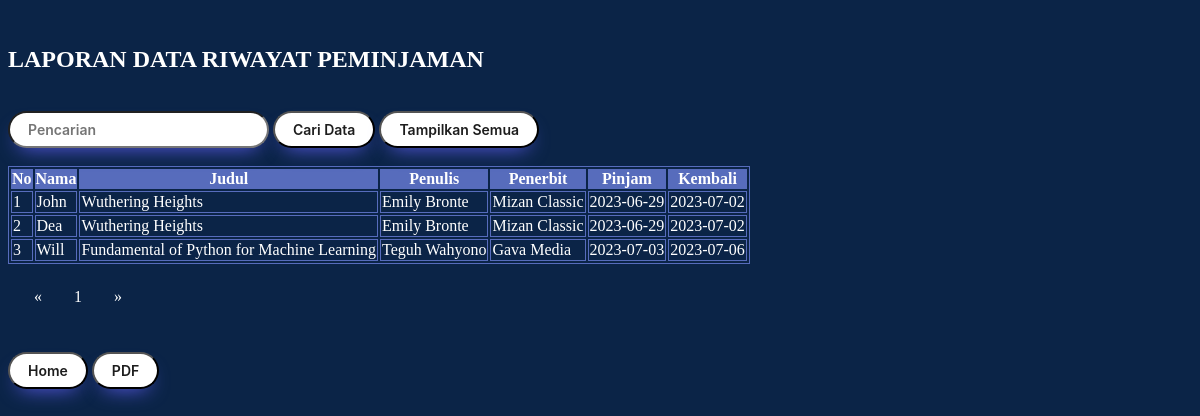
/riwayat-peminjaman.php, run on an earlier commit of the app's database.
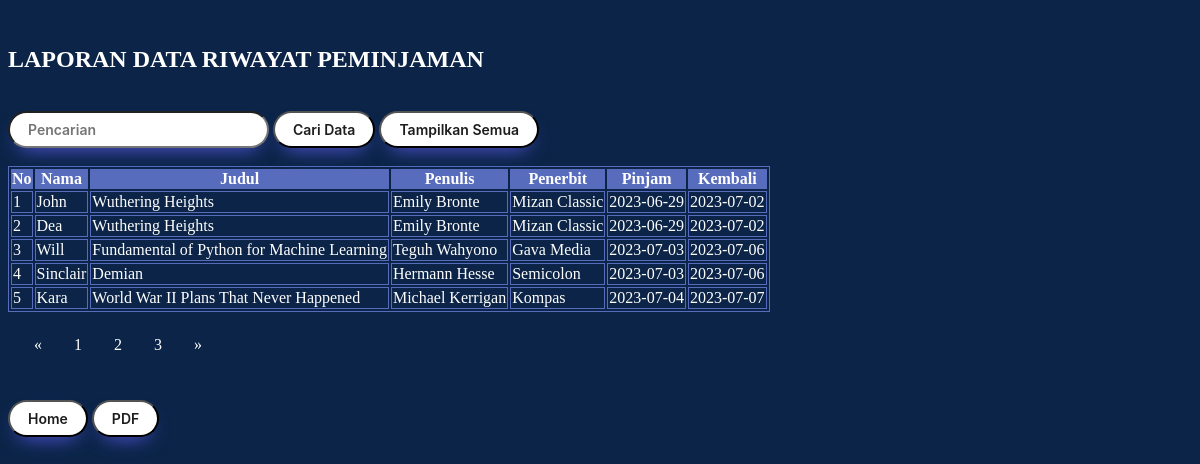
And on a later commit of the database.
### tables this page shows
CREATE TABLE `peminjaman` (
  `No` int(15) NOT NULL AUTO_INCREMENT,
  `Nama` text NOT NULL,
  `Judul` text NOT NULL,
  `Penulis` text NOT NULL,
  `Penerbit` text NOT NULL,
  `Pinjam` date NOT NULL,
  `Kembali` date NOT NULL,
  PRIMARY KEY (`No`)
);

### riwayat-peminjaman.php (the view, shortened to what this page needs)
<!DOCTYPE html>
<html>
	<head>
	</head>
<body>
<br>
<?php
require_once 'koneksi.php';
?>
<h2><font color="white">LAPORAN DATA RIWAYAT PEMINJAMAN</font></h2>
<br>
	<form method="post">
		<input type="text" name="nt" placeholder="Pencarian">
		<input type="submit" name="submit" value="Cari Data">
		<input type="button" onclick="location.href='riwayat-peminjaman.php';" value="Tampilkan Semua"
	<form>
<br/>
<br/>
	<div class = "container">
	<table class="table table-bordered">
		<thead class="thead-dark">
			<tr>
				<th>No</th>
				<th>Nama</th>
				<th>Judul</th>
				<th>Penulis</th>
				<th>Penerbit</th>
				<th>Pinjam</th>
				<th>Kembali</th>
			</tr>
		</thead>
		<tbody>
				<?php
				$batas = 5;
				$halaman = isset($_GET['halaman'])?(int)$_GET['halaman'] : 1;
				$halaman_awal = ($halaman>1) ? ($halaman * $batas) - $batas : 0;
				$previous = $halaman - 1;
				$next = $halaman + 1;
				$data = mysqli_query($db,"select * from peminjaman");
				$jumlah_data = mysqli_num_rows($data);
				$total_halaman = ceil($jumlah_data / $batas);
				$data_barang = mysqli_query($db,"select * from peminjaman limit $halaman_awal, $batas");
				while($d = mysqli_fetch_array($data_barang)){
					?>
					<tr>
						<td><?php echo $d['No']; ?></td>
						<td><?php echo $d['Nama']; ?></td>
						<td><?php echo $d['Judul']; ?></td>
						<td><?php echo $d['Penulis']; ?></td>
						<td><?php echo $d['Penerbit']; ?></td>
						<td><?php echo $d['Pinjam']; ?></td>
						<td><?php echo $d['Kembali']; ?></td>
					</tr>
					<?php
				}
				?>
	</tbody>
	</table>
	<nav>
			<ul class="pagination justify-content-center">
					<a class="page-link" <?php if($halaman > 1){ echo "href='?halaman=$previous'"; } ?>>&laquo;</a>
				<?php
				for($x=1;$x<=$total_halaman;$x++){
					?>
					<a class="page-link" href="?halaman=<?php echo $x ?>"><?php echo $x; ?></a>
					<?php
				}
				?>
					<a  class="page-link" <?php if($halaman < $total_halaman) { echo "href='?halaman=$next'"; } ?>>&raquo</a>
			</ul>
		</nav>
</div>
	<br>
	<tr height="46">
			<td>
				<input type="button" onclick="location.href='home.php';" value="Home">
			</td>
	</tr>
	<tr height="46">
			<td>
				<input type = "button" onclick="location.href='laporan-riwayat.php';" value = "PDF"
			</td>
	</tr>
</body>
</html>

### riwayat-peminjaman.php (style rules this page uses)
body { background-color: #0B2447; }
table,tr,td { color: #FFFFFF; border: 1px solid; border-color:#576CBC; }
thead { background-color: #576CBC; }
input { background: #FFFFFF; border-radius: 999px; box-shadow: #5E5DF0 0 10px 20px -10px; box-sizing: border-box; color: #1d1d1d; font-family: Inter,Helvetica; font-size: 14px; font-weight: 600; padding: 8px 18px; }
.pagination { display: inline-block; padding:0px 10px; }
.pagination a { color: #FFFFFF; float: left; padding: 8px 16px; text-decoration: none; }
a { text-decoration: none; color: white; }

What changed in the data, as far as the page shows it:
added peminjaman: No "4", Nama "Sinclair", Judul "Demian", Penulis "Hermann Hesse", Penerbit "Semicolon", Pinjam "2023-07-03", Kembali "2023-07-06"
added peminjaman: No "5", Nama "Kara", Judul "World War II Plans That Never Happened", Penulis "Michael Kerrigan", Penerbit "Kompas", Pinjam "2023-07-04", Kembali "2023-07-07"
Also different on the page:
new list line: "2"
new list line: "3"
